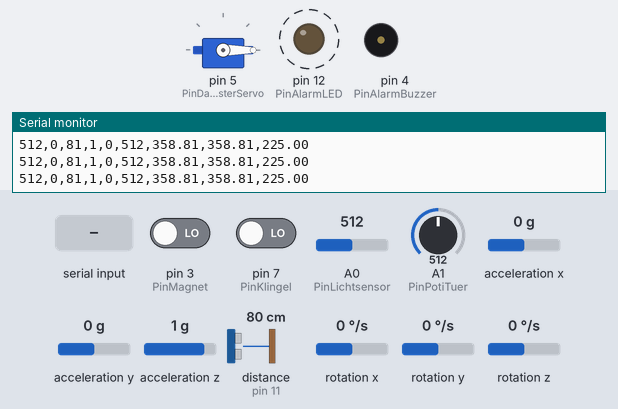
This sketch was run on a simulated Arduino Uno, built with avr-gcc and run on an emulated ATmega328P. Shown: servo, output pins drawn as LEDs (lit = HIGH), buzzer (waves = sounding, pin HIGH), the last lines printed to the serial monitor. Wiring (inferred from the names in the program): MPU-6050 motion sensor at I2C address 0x68. Dashed ring = blinking. The test bench sets the inputs (shaded band); at power-on: distance to the obstacle (sensor on pin 11) 80 cm, pin 3 (PinMagnet) LOW, pin 7 (PinKlingel) LOW, A0 (PinLichtsensor) = 512, A1 (PinPotiTuer) = 512, acceleration x 0 g, acceleration y 0 g, acceleration z 1 g, rotation x 0 °/s, rotation y 0 °/s, rotation z 0 °/s. The echo pulse lasts 58.3 µs per cm.

Above: at 0.74 s.
1.3 s: distance to the obstacle (sensor on pin 11) set to 10 cm
4.3 s: distance to the obstacle (sensor on pin 11) set to 7 cm
At 5.1 s:
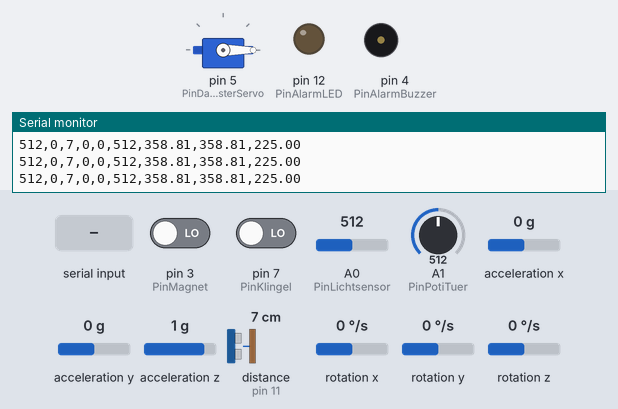
5.8 s: "d" received over Serial
At 6.8 s:
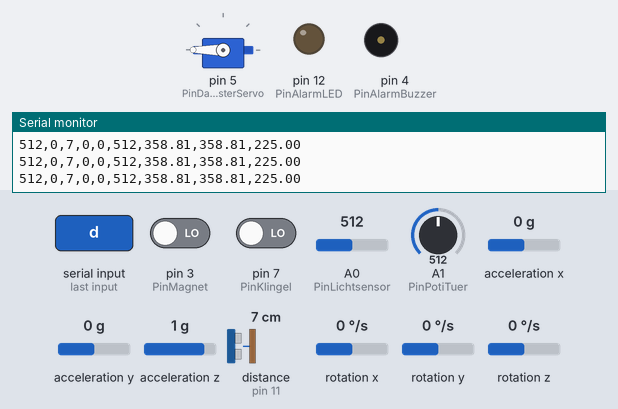
7.3 s: distance to the obstacle (sensor on pin 11) set to 35 cm
At 7.48 s:
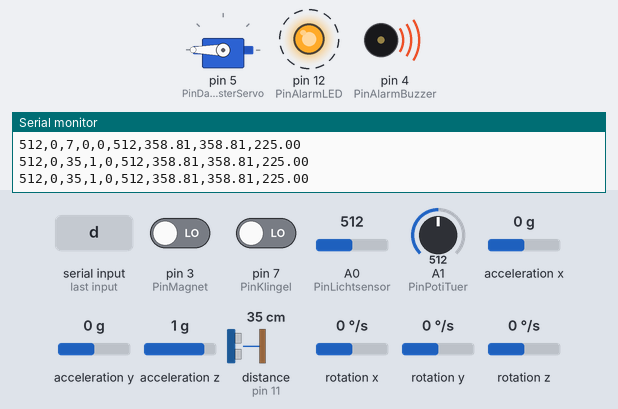
13.3 s: distance to the obstacle (sensor on pin 11) set to 2 cm
At 13.8 s:
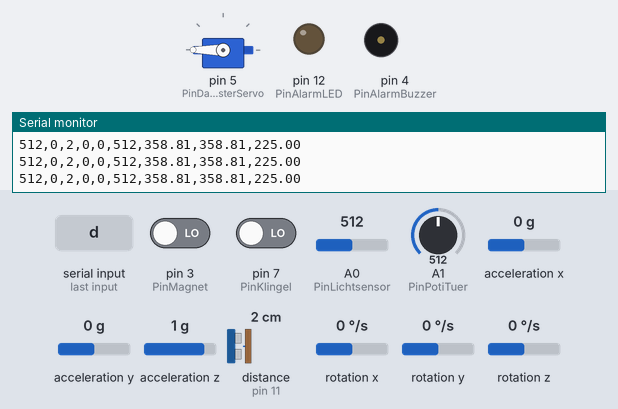
Timing chart, 0 to 15.8 s (numbered marks = the images above; inputs shaded):
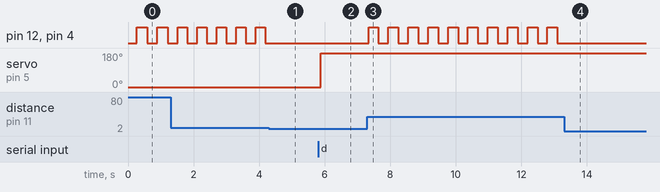

The sketch:

multimedia.ino
```cpp
#include <NewPing.h>
#include <Wire.h>
#include <Servo.h>

/*
 *
  Pin  Anschluss
  12  2 Color LED RG R
  A0  Lichtsensor
  ~3  Magnet
  8   Ultraschall Trig
  ~11 Ultraschall Echo
  7   Klingle Taster
  A1  Potenziometer
  5   dachfenster Servo Pin

  Gyro:
  VCC to 5V(MPU-6050 works with 3.3V but GY-521 increases it to 5V.),
  GND to GND,
  SCL to A5,
  SDA to A4,
  ADO to GND,
  INT to digital pin 2.
 */

int PinPotiTuer = A1;
int PinKlingel = 7;
int PinUltraEcho = 11;
int PinUltraTrig = 8;
int PinMagnet = 3;
int PinLichtsensor = A0;
int PinAlarmLED = 12;
int PinAlarmBuzzer = 4;
int PinDachfensterServo = 5;

/* Alarm */
bool isAlarm = false;
const long interval = 250;
int alarmOutputState = LOW;
unsigned long previousMillis = 0;        // will store last time LED was updated

/* Gyro */
const int MPU_addr=0x68;
int16_t AcX,AcY,AcZ,Tmp,GyX,GyY,GyZ;

int minVal=265;
int maxVal=402;

double x;
double y;
double z;

/* dachfenster */
Servo dachfensterServo;

#define MAX_DISTANCE 200 // Maximum distance we want to ping for (in centimeters). Maximum sensor distance is rated at 400-500cm.

NewPing sonar(PinUltraTrig, PinUltraEcho, MAX_DISTANCE); // NewPing setup of pins and maximum distance.

int incomingByte = 0;

void setup() {
  /* Gyro setup */
  Wire.begin();
  Wire.beginTransmission(MPU_addr);
  Wire.write(0x6B);
  Wire.write(0);
  Wire.endTransmission(true);


  Serial.begin(9600);
  pinMode(PinKlingel, INPUT);
  pinMode(PinMagnet, INPUT);
  pinMode(PinAlarmLED, OUTPUT);
  pinMode(PinAlarmBuzzer, OUTPUT);

  dachfensterServo.attach(PinDachfensterServo);
  // open dachfenster at beginning
  dachfensterServo.write(0);
}

void loop() {
  delay(29);  // Wait 500ms between pings (about 2 pings/sec). 29ms should be the shortest delay between pings.

  if (Serial.available() > 0) {
    // read the incoming byte:
    incomingByte = Serial.read();
    if(incomingByte == 'u'){
      // recived u => open Dachfenster
      dachfensterServo.write(0);
    }
    else if(incomingByte == 'd'){
      // recived d => close Dachfenster
      dachfensterServo.write(180);
    }
  }

  int potiTuer = analogRead(PinPotiTuer);
  int klingelState = digitalRead(PinKlingel);

  unsigned int uS = sonar.ping(); // Send ping, get ping time in microseconds (uS).
  int sonarCM = uS / US_ROUNDTRIP_CM; // in cm


  isAlarm = sonarCM > 8;
  unsigned long currentMillis = millis();
  if(isAlarm){
    if (currentMillis - previousMillis >= interval) {
      // save the last time you blinked the LED
      previousMillis = currentMillis;

      // if the LED is off turn it on and vice-versa:
      if (alarmOutputState == LOW) {
        alarmOutputState = HIGH;
      } else {
        alarmOutputState = LOW;
      }

      // set the LED with the ledState of the variable:
      digitalWrite(PinAlarmLED, alarmOutputState);
      digitalWrite(PinAlarmBuzzer, alarmOutputState);
    }

  }
  else{
    digitalWrite(PinAlarmBuzzer, LOW);
    digitalWrite(PinAlarmLED, LOW);
  }


  int magnetState = digitalRead(PinMagnet);
  int lichtsensorState = analogRead(PinLichtsensor);

  readGyro();

  Serial.println(String(potiTuer) + "," + String(klingelState) + "," + String(sonarCM) + "," + String(isAlarm) + ","
    + String(magnetState) + ","
    + String(lichtsensorState) + ","
    /* Gyro x, y, z*/
    + String(x) + ","
    + String(y) + ","
    + String(z)
    );
  Serial.flush();
}

void readGyro(){
  Wire.beginTransmission(MPU_addr);
  Wire.write(0x3B);
  Wire.endTransmission(false);
  Wire.requestFrom(MPU_addr,14,true);
  AcX=Wire.read()<<8|Wire.read();
  AcY=Wire.read()<<8|Wire.read();
  AcZ=Wire.read()<<8|Wire.read();
  int xAng = map(AcX,minVal,maxVal,-90,90);
  int yAng = map(AcY,minVal,maxVal,-90,90);
  int zAng = map(AcZ,minVal,maxVal,-90,90);

  x = RAD_TO_DEG * (atan2(-yAng, -zAng)+PI);
  y = RAD_TO_DEG * (atan2(-xAng, -zAng)+PI);
  z = RAD_TO_DEG * (atan2(-yAng, -xAng)+PI);
}
```

Measured:
- the behaviour switches between 9 and 8 cm on distance to the obstacle (sensor on pin 11) (found by bisection; images 0 and 1)
- after the input at 4.3 s, pin 12 (PinAlarmLED), pin 4 (PinAlarmBuzzer): stops changing and stays LOW
- after the input at 5.8 s, servo on pin 5 (PinDachfensterServo): 0° → 180° after 0.07 s
- after the input at 7.3 s, pin 12 (PinAlarmLED), pin 4 (PinAlarmBuzzer): alternates HIGH for 0.30 s and LOW for 0.30 s, starting at once
- after the input at 13.3 s, pin 12 (PinAlarmLED), pin 4 (PinAlarmBuzzer): stops changing and stays LOW
- by itself, pin 12 (PinAlarmLED), pin 4 (PinAlarmBuzzer): alternates HIGH for 0.30 s and LOW for 0.30 s
